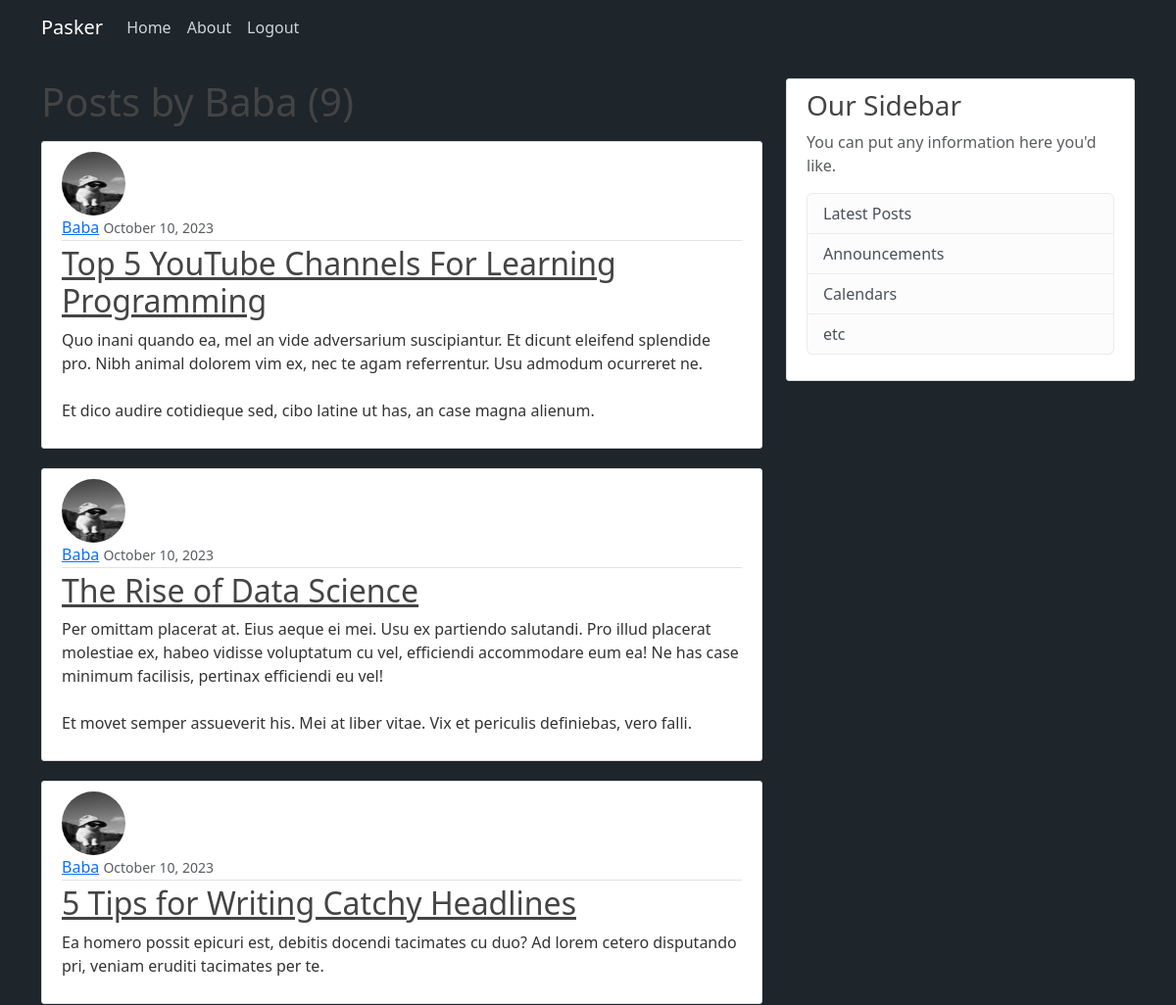
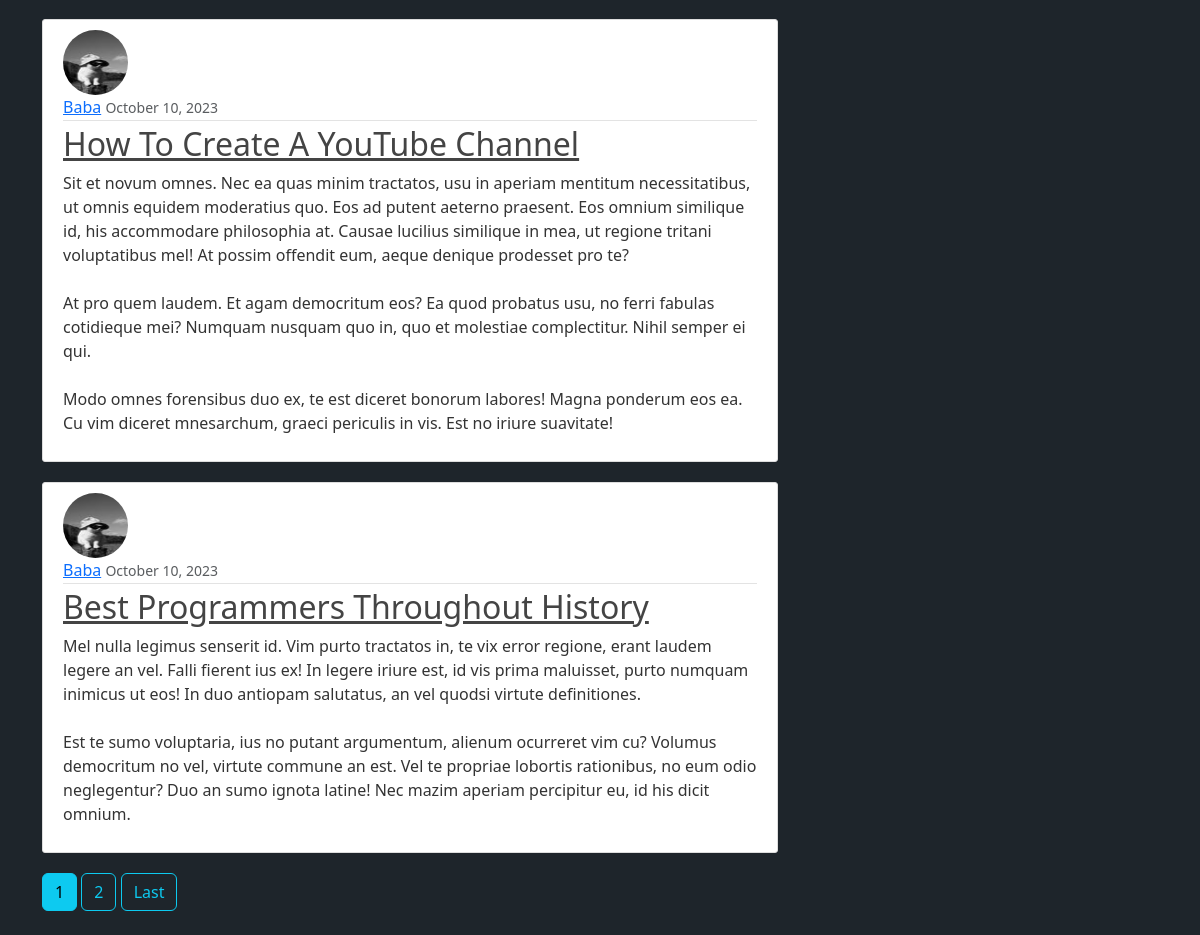
Screenshot of /user/Baba/ (signed in) with the database file from the repository (2 pictures, top to bottom).
### blogapp/models.py (models this page shows, shortened)
class Post(models.Model):
    title = models.CharField(max_length=255)
    content = models.TextField()
    date_posted = models.DateTimeField(default=timezone.now)
    author = models.ForeignKey(User,on_delete=models.CASCADE)

### users/models.py (models this page shows, shortened)
class Profile(models.Model):
    user = models.OneToOneField(User,on_delete=models.CASCADE)
    image = models.ImageField(default='default.jpg',upload_to='profile_pics')

### blogapp/views.py (the view)
# urls.py: path('user/<str:username>/', UserPostListView.as_view(), name='user-posts'),
class UserPostListView(ListView):
    model = Post
    template_name = 'blogapp/user_posts.html'  # <app>/<model>_<viewtype>.html
    context_object_name = 'posts'
    paginate_by = 5
    def get_queryset(self):
        user = get_object_or_404(User, username=self.kwargs.get('username'))
        return Post.objects.filter(author=user).order_by('-date_posted')

### blogapp/templates/blogapp/user_posts.html (shortened to what this page needs)
{% extends "blogapp/base.html" %}
{% block content %}
    <h1 class="mb-3">Posts by {{ view.kwargs.username }} ({{ page_obj.paginator.count }})</h1>
    {% for post in posts %}
        <article class="media content-section">
          <img class="rounded-circle article-img" src="{{ post.author.profile.image.url }}">
          <div class="media-body">
            <div class="article-metadata">
              <a class="mr-2" href="{% url 'user-posts' post.author.username %}">{{ post.author }}</a>
              <small class="text-muted">{{ post.date_posted|date:"F d, Y" }}</small>
            </div>
            <h2><a class="article-title" href="{% url 'post-detail' post.id %}">{{ post.title }}</a></h2>
            <p class="article-content">{{ post.content }}</p>
          </div>
        </article>
    {% endfor %}
    {% if is_paginated %}
      {% for num in page_obj.paginator.page_range %}
        {% if page_obj.number == num %}
          <a class="btn btn-info mb-4" href="?page={{ num }}">{{ num }}</a>
        {% elif num > page_obj.number|add:'-2' and num < page_obj.number|add:'2' %}
          <a class="btn btn-outline-info mb-4" href="?page={{ num }}">{{ num }}</a>
        {% endif %}
      {% endfor %}
      {% if page_obj.has_next %}
        <a class="btn btn-outline-info mb-4" href="?page={{ page_obj.paginator.num_pages }}">Last</a>
      {% endif %}
    {% endif %}
{% endblock content %}

### blogapp/static/blogapp/main.css (style rules this page uses)
body { background: #fafafa; color: #333333; margin-top: 5rem; }
h1, h2, h3, h4, h5, h6 { color: #444444; }
.content-section { background: #ffffff; padding: 10px 20px; border: 1px solid #dddddd; border-radius: 3px; margin-bottom: 20px; }
.article-title { color: #444444; }
.article-content { white-space: pre-line; }
.article-img { height: 65px; width: 65px; margin-right: 16px; }
.article-metadata { padding-bottom: 1px; margin-bottom: 4px; border-bottom: 1px solid #e3e3e3 }

### blogapp/templates/blogapp/base.html (style rules this page uses)
body { background: rgb(30, 37, 43); display: flex; align-items: center; justify-content: center; }

### rows the page displays
Post: author.profile.image (placeholder picture), author "Baba", date_posted "October 10, 2023", title "Top 5 YouTube Channels For Learning Programming", content "Quo inani quando ea, mel an vide adversarium suscipiantur. Et dicunt eleifend splendide pro. Nibh animal dolorem vim ex, nec te agam referrentur. Usu admodum ocurreret ne. Et dico audire cotidieque sed, cibo latine ut has, an case magna alienum."
Post: author.profile.image (placeholder picture), author "Baba", date_posted "October 10, 2023", title "The Rise of Data Science", content "Per omittam placerat at. Eius aeque ei mei. Usu ex partiendo salutandi. Pro illud placerat molestiae ex, habeo vidisse voluptatum cu vel, efficiendi accommodare eum ea! Ne has case minimum facilisis, pertinax efficiendi eu vel! Et movet semper assueverit his. Mei at liber vitae. Vix et periculis definiebas, vero falli."
Post: author.profile.image (placeholder picture), author "Baba", date_posted "October 10, 2023", title "5 Tips for Writing Catchy Headlines", content "Ea homero possit epicuri est, debitis docendi tacimates cu duo? Ad lorem cetero disputando pri, veniam eruditi tacimates per te."
Post: author.profile.image (placeholder picture), author "Baba", date_posted "October 10, 2023", title "How To Create A YouTube Channel", content "Sit et novum omnes. Nec ea quas minim tractatos, usu in aperiam mentitum necessitatibus, ut omnis equidem moderatius quo. Eos ad putent aeterno praesent. Eos omnium similique id, his accommodare philosophia at. Causae lucilius similique in mea, ut regione tritani voluptatibus mel! At possim offendit eum, aeque denique prodesset pro te? At pro quem laudem. Et agam democritum eos? Ea quod probatus usu, no ferri fabulas cotidieque mei? Numquam nusquam quo in, quo et molestiae complectitur. Nihil semper ei qui. Modo omnes forensibus duo ex, te est diceret bonorum labores! Magna ponderum eos ea. Cu vim diceret mnesarchum, graeci periculis in vis. Est no iriure suavitate!"
Post: author.profile.image (placeholder picture), author "Baba", date_posted "October 10, 2023", title "Best Programmers Throughout History", content "Mel nulla legimus senserit id. Vim purto tractatos in, te vix error regione, erant laudem legere an vel. Falli fierent ius ex! In legere iriure est, id vis prima maluisset, purto numquam inimicus ut eos! In duo antiopam salutatus, an vel quodsi virtute definitiones. Est te sumo voluptaria, ius no putant argumentum, alienum ocurreret vim cu? Volumus democritum no vel, virtute commune an est. Vel te propriae lobortis rationibus, no eum odio neglegentur? Duo an sumo ignota latine! Nec mazim aperiam percipitur eu, id his dicit omnium."

### other values shown
{{ view.kwargs.username }} "Baba"
{{ page_obj.paginator.count }} "9"
{{ num }} "1"
{{ num }} "2"
